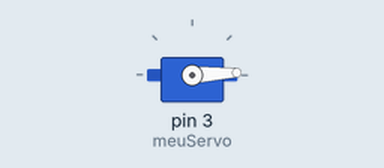
Bench run of a sketch on a simulated Arduino Uno, built with avr-gcc and run on an emulated ATmega328P. Shown: servo. What the sketch prints to the serial monitor is not drawn.

Above: at 0.05 s.
At 1.35 s:
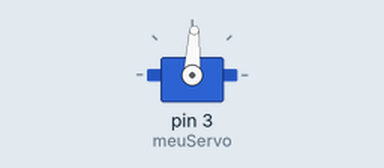
At 2.65 s:
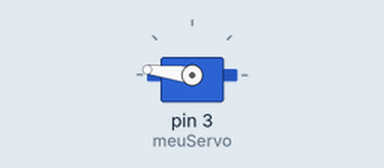
At 5.25 s:
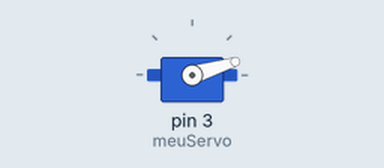
Timing chart, 0 to 7.1 s (numbered marks = the images above):
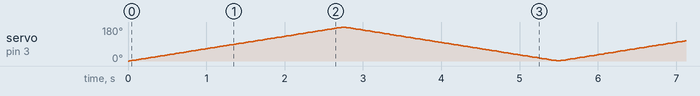

The sketch:

aula4_servomotor.ino
```cpp
#include <Servo.h>

Servo meuServo;
int angulo = 0;

void setup(){
  meuServo.attach(3);
    Serial.begin(9600);
}
void loop(){
  for(angulo=0;angulo<180;angulo++){
    meuServo.write(angulo);
    delay(15);
    Serial.println(angulo);
  }
  for(angulo=180;angulo>0;angulo--){
    meuServo.write(angulo);
    delay(15);
    Serial.println(angulo);

  }
}
```
